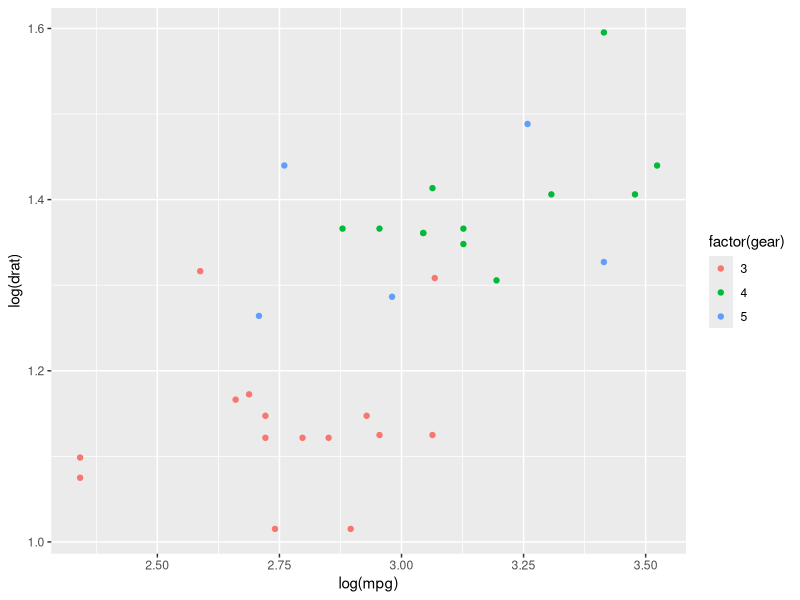
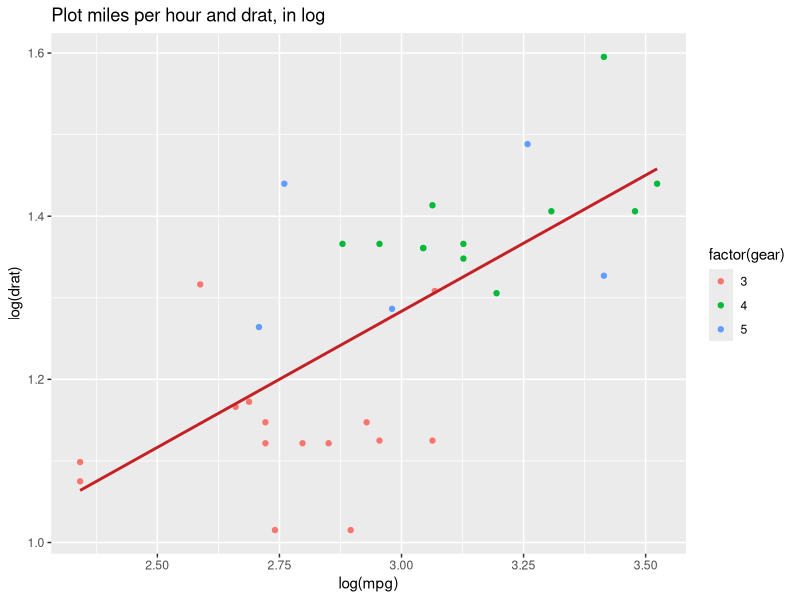

Here is the R script that generated these plots, in order:
library(ggplot2)
ggplot(mtcars, aes(x = log(mpg), y = log(drat))) +
  geom_point(aes(color=factor(gear)))

my_graph <- ggplot(mtcars, aes(x = log(mpg), y = log(drat))) +
  geom_point(aes(color = factor(gear))) +
  stat_smooth(method = "lm",col = "#C42126",se = FALSE,
              linewidth = 1)
my_graph + labs(title = "Plot miles per hour and drat, in log")
